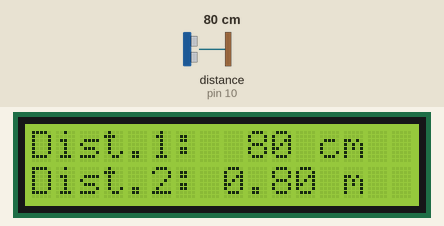
Simulated run of this sketch. Board: Arduino Uno, built with avr-gcc and run on an emulated ATmega328P. On the bench: 16×2 character LCD. The test bench sets the inputs (shaded band); at power-on: distance to the obstacle (sensor on pin 10) 80 cm. The echo pulse lasts 58.3 µs per cm; what the sketch prints to the serial monitor is not drawn.

Above: at 1.2 s.
1.3 s: distance to the obstacle (sensor on pin 10) set to 2 cm
At 3.2 s:
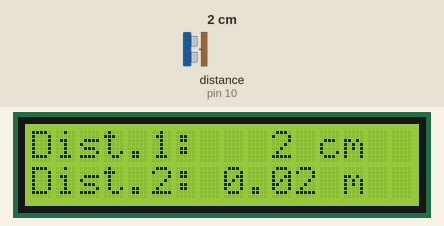
3.5 s: distance to the obstacle (sensor on pin 10) set to 4 cm
At 5.3 s:
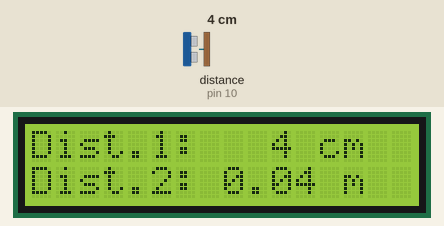
5.6 s: distance to the obstacle (sensor on pin 10) set to 9 cm
At 7.4 s:
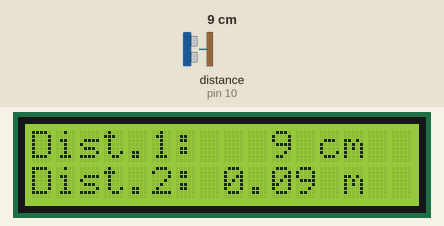
Timing chart, 0 to 8.9 s (numbered marks = the images above; inputs shaded):
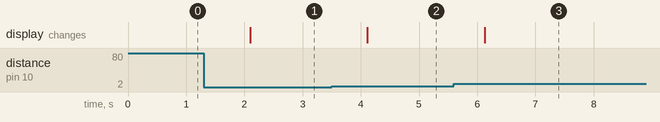

The sketch:

medir_distancia.ino
```cpp
#include <Ultrasonic.h>     //Carrega a biblioteca do sensor
#include <LiquidCrystal.h>  //Carrega a biblioteca do LCD

//Definimos trigger do sensor
#define TRIGGER 13

//Definimos echo do sensor
#define ECHO 10

//informar qual o pino trigger e o echo respectivamente
Ultrasonic ultrasonic(TRIGGER, ECHO);

//informar os pinos que o lcd usa
LiquidCrystal lcd(12, 11, 5, 4, 3, 2);

void setup()
{
  Serial.begin(9600); //Inicializamos a serial com uma taxa de 9600 baud rate
  lcd.begin(16,2); //inicialização e definição das linhas e colunas do display
  lcd.clear();     //Limpa o que esta escrito no lcd
}

void loop()
{
  float cmMsec;// variavel para definir os microsegundos


  //Le os dados do sensor, com o tempo de retorno do sinal
  long microsec = ultrasonic.timing();

  //Calcula a distancia em centimetros
  cmMsec = ultrasonic.convert(microsec, Ultrasonic::CM);


  String cmMsecToMetersFinal = String(cmMsec/100); //transformamos nossa variavel "cmMsec" que está até aqui em "cm" para "metros"
  String cmMsecString = String(cmMsec, 0); //aqui pego a variavel que armazena os valores em centimetros e no segundo argumento ("0") serve para dizer que nao quero nenhuma casa decimal (ou seja, numero intero apenas). RCosta.
  String cmMsecStringFinal = cmMsecString + " cm"; // temos agora o valor numa STRING em CENTIMETROS
  String mMsecToMetersFinal = cmMsecToMetersFinal + " m"; // temos agora o valor numa STRING em METROS

  //--------------------------------------------------------------------------

  //Apresentamos os dados, em centimetros, no display LCD e no Monitor Serial
  lcd.setCursor(0,0);
  lcd.print("Dist.1: ");
  lcd.print("        ");
  lcd.setCursor(9,0);
  lcd.print(cmMsecStringFinal);
  //lcd.print("cm");

  Serial.print("Cent: ");
  Serial.print(cmMsecStringFinal);

  //Apresentamos os dados, em metros, no display LCD e no Monitor Serial
  lcd.setCursor(0,1);
  lcd.print("Dist.2: ");
  lcd.print("        ");
  lcd.setCursor(8,1);
  lcd.print(mMsecToMetersFinal);

  Serial.print(", Metros: ");
  Serial.println(mMsecToMetersFinal);

  delay(1000);
}
```

Measured:
- after the input at 1.3 s, the display: changes after 0.80 s (image 1)
- after the input at 3.5 s, the display: changes after 0.61 s (image 2)
- after the input at 5.6 s, the display: changes after 0.53 s (image 3)
